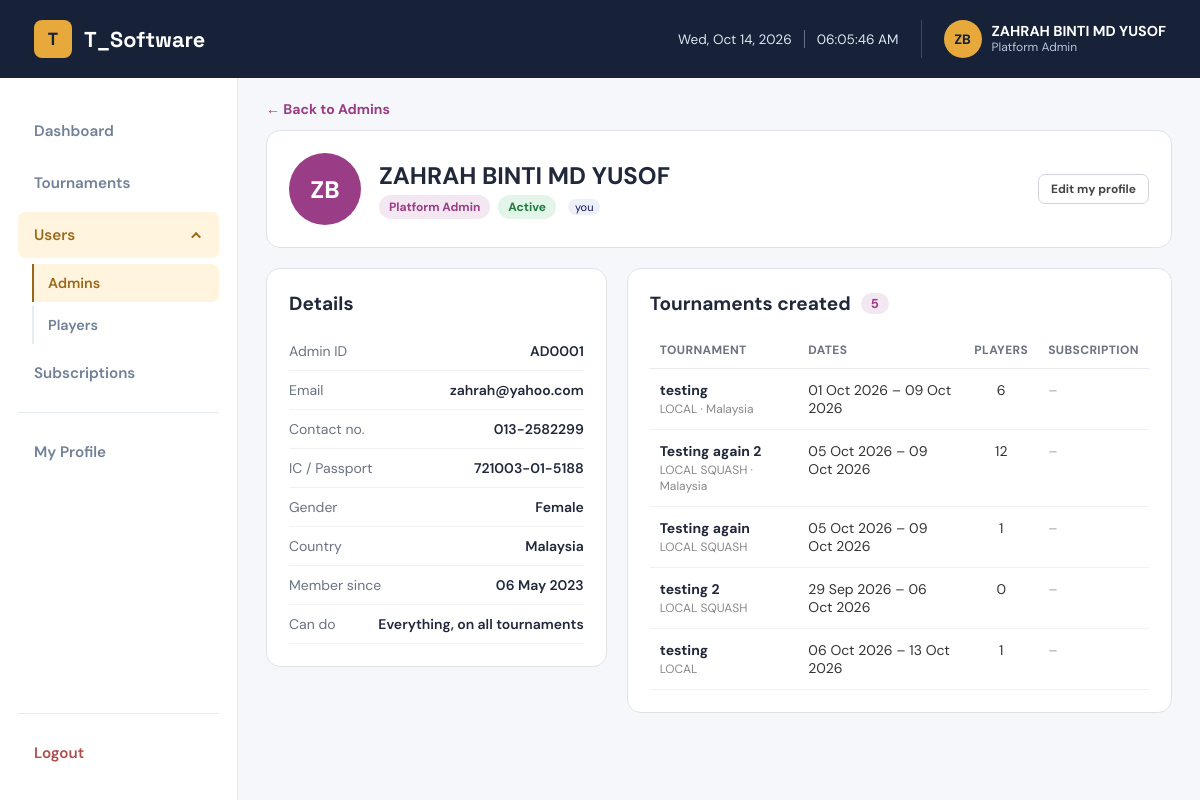
Page /admin/admin_admin_details.php?id=AD0001 (signed in) on the committed database.
### tables this page shows
CREATE TABLE `tournament` (
  `tournamentID` int(11) NOT NULL,
  `tournament_startdate` datetime NOT NULL,
  `tournament_enddate` datetime NOT NULL,
  `tournament_name` varchar(255) NOT NULL,
  `tournament_description` mediumtext NOT NULL,
  `tournament_detail_link` varchar(255) NOT NULL,
  `tournament_location` varchar(255) NOT NULL,
  `tournament_country` varchar(100) DEFAULT NULL,
  `tournament_fee` varchar(255) NOT NULL,
  `tournament_deadline` datetime NOT NULL,
  `tournament_age_cutoff` date DEFAULT NULL,
  `tournament_type` varchar(50) NOT NULL,
  `tournament_tshirt_size` varchar(255) DEFAULT NULL,
  `tournament_picture` varchar(255) DEFAULT NULL,
  `registration_field` varchar(10000) NOT NULL,
  `creatorID` varchar(255) NOT NULL
);

### admin/admin_auth.php (called while the page is built, shortened)
<?php
require_once __DIR__ . '/../db.php';
$authStmt = $conn->prepare("SELECT adminID, admin_name, admin_country, admin_profile, admin_role, admin_active FROM admins WHERE adminID = ?");
$authStmt->bind_param("s", $_SESSION['userid']);
$authStmt->execute();
$currentAdmin = $authStmt->get_result()->fetch_assoc();
$currentAdminRole = $currentAdmin['admin_role'];
function isPlatformAdmin()
{
    global $currentAdminRole;
    return $currentAdminRole === 'platform';
}
    ?>

### admin/admin_admin_details.php (the view, shortened to what this page needs)
<?php
require_once '../db.php';
require_once 'admin_auth.php';
$adminID = trim($_GET['id'] ?? '');
$stmt = $conn->prepare("SELECT * FROM admins WHERE adminID = ?");
$stmt->bind_param("s", $adminID);
$stmt->execute();
$admin = $stmt->get_result()->fetch_assoc();
$isPlatform = $admin['admin_role'] === 'platform';
$isActive = $admin['admin_active'] === 'active';
$isMe = $admin['adminID'] === $_SESSION['userid'];
$stmt = $conn->prepare("
    SELECT t.tournamentID, t.tournament_name, t.tournament_startdate, t.tournament_enddate,
           t.tournament_type, t.tournament_country,
           pp.status AS fee_status, pp.plan AS fee_plan, pp.amount AS fee_amount, pp.currency AS fee_currency,
           (SELECT COUNT(*) FROM tournament_register tr WHERE tr.tournamentID = t.tournamentID) AS players
    FROM tournament t
    LEFT JOIN tournament_platform_payments pp ON pp.tournamentID = t.tournamentID
    WHERE t.creatorID = ?
    ORDER BY t.tournamentID DESC
");
$stmt->bind_param("s", $adminID);
$stmt->execute();
$tournaments = $stmt->get_result()->fetch_all(MYSQLI_ASSOC);
function detailDate($value, $format = 'd M Y')
{
    return date($format, strtotime($value));
}
$photo = null;
$initials = strtoupper(implode('', array_map(function ($word) {
    return substr($word, 0, 1);
}, array_slice(preg_split('/\s+/', trim($admin['admin_name'])), 0, 2))));
?>
<!DOCTYPE html>
<html lang="en">
<head>
    <link rel="stylesheet" href="https://cdnjs.cloudflare.com/ajax/libs/font-awesome/7.0.1/css/all.min.css">
    <link href="./assets/style.css" rel="stylesheet" type="text/css">
    <link href="./assets/admins.css?v=<?= filemtime(__DIR__ . '/assets/admins.css') ?>" rel="stylesheet" type="text/css">
</head>
<body>
    <?php require_once 'admin_navbar.php'; ?>
    <main class="admins-page">
        <a href="admin_admins.php" class="back-link">&larr; Back to Admins</a>
        <section class="card detail-header">
            <span class="detail-avatar">
                <?php if ($photo): ?>
                    <img src="<?= htmlspecialchars($photo) ?>" alt="">
                <?php else: ?>
                    <?= htmlspecialchars($initials) ?>
                <?php endif; ?>
            </span>
            <div class="detail-title">
                <h1><?= htmlspecialchars($admin['admin_name']) ?></h1>
                <div class="detail-badges">
                    <span class="role <?= $isPlatform ? 'role-platform' : 'role-organizer' ?>">
                        <?= $isPlatform ? 'Platform Admin' : 'Tournament Organizer' ?>
                    </span>
                    <span class="status-pill <?= $isActive ? 'active' : 'inactive' ?>">
                        <?= $isActive ? 'Active' : 'Inactive' ?>
                    </span>
                    <?php if ($isMe): ?>
                        <span class="you">you</span>
                    <?php endif; ?>
                </div>
            </div>
            <div class="detail-actions">
                <?php if ($isMe): ?>
                    <a class="action-btn" href="admin_my_profile.php">Edit my profile</a>
                <?php endif; ?>
            </div>
        </section>
        <div class="detail-layout">
            <section class="card">
                <h2>Details</h2>
                <dl class="detail-list">
                    <div><dt>Admin ID</dt><dd><?= htmlspecialchars($admin['adminID']) ?></dd></div>
                    <div><dt>Email</dt><dd><?= htmlspecialchars($admin['admin_email'] ?: '-') ?></dd></div>
                    <div><dt>Contact no.</dt><dd><?= htmlspecialchars($admin['admin_contact'] ?: '-') ?></dd></div>
                    <div><dt>IC / Passport</dt><dd><?= htmlspecialchars($admin['admin_ic_passport'] ?: '-') ?></dd></div>
                    <div><dt>Gender</dt><dd><?= htmlspecialchars(ucfirst(strtolower(trim((string)$admin['admin_gender']))) ?: '-') ?></dd></div>
                    <div><dt>Country</dt><dd><?= htmlspecialchars(trim((string)$admin['admin_country']) ?: '-') ?></dd></div>
                    <div><dt>Member since</dt><dd><?= detailDate($admin['admin_register']) ?></dd></div>
                    <div>
                        <dt>Can do</dt>
                        <dd><?= $isPlatform
                            ? 'Everything, on all tournaments'
                            : 'Creates tournaments; everything on their own tournaments' ?></dd>
                    </div>
                </dl>
            </section>
            <section class="card">
                <h2>Tournaments created <span class="count"><?= count($tournaments) ?></span></h2>
                <?php if ($tournaments): ?>
                    <div class="table-wrap">
                        <table class="admins-table">
                            <thead>
                                <tr>
                                    <th>Tournament</th>
                                    <th>Dates</th>
                                    <th class="center">Players</th>
                                    <th>Subscription</th>
                                </tr>
                            </thead>
                            <tbody>
                                <?php foreach ($tournaments as $tournament): ?>
                                    <tr>
                                        <td>
                                            <a class="table-link" href="admin_each_tournament.php?id=<?= (int)$tournament['tournamentID'] ?>">
                                                <?= htmlspecialchars($tournament['tournament_name']) ?>
                                            </a>
                                            <small>
                                                <?= htmlspecialchars(strtoupper($tournament['tournament_type'])) ?>
                                                <?= trim((string)$tournament['tournament_country']) !== '' ? '&middot; ' . htmlspecialchars(trim($tournament['tournament_country'])) : '' ?>
                                            </small>
                                        </td>
                                        <td><?= detailDate($tournament['tournament_startdate']) ?> &ndash; <?= detailDate($tournament['tournament_enddate']) ?></td>
                                        <td class="center"><?= (int)$tournament['players'] ?></td>
                                        <td>
                                            <?php if ($tournament['fee_status'] === 'paid'): ?>
                                                <span class="role role-paid"><?= $tournament['fee_plan'] === 'annual' ? 'Annual plan' : 'Paid' ?></span>
                                            <?php elseif ($tournament['fee_status'] === 'unpaid'): ?>
                                                <span class="role role-unpaid">Unpaid</span>
                                                <small><?= htmlspecialchars(formatPlatformFee($tournament['fee_amount'], $tournament['fee_currency'])) ?></small>
                                            <?php else: ?>
                                                <span class="muted-dash">&ndash;</span>
                                            <?php endif; ?>
                                        </td>
                                    </tr>
                                <?php endforeach; ?>
                            </tbody>
                        </table>
                    </div>
                <?php else: ?>
                    <p class="muted-text">No tournaments created yet.</p>
                <?php endif; ?>
            </section>
        </div>
    </main>
</body>
</html>

### admin/admin_navbar.php (shortened to what this page needs)
<header class="site-header">
    <nav>
        <a class="brand" href="<?= isPlatformAdmin() ? 'admin_dashboard.php' : 'admin_index.php' ?>" aria-label="T_Software home">
            <span class="brand-mark">T</span>
            <span>T_Software</span>
        </a>
        <div class="nav-right">
            <div class="nav-datetime" aria-live="polite">
                <span id="current-date"></span>
                <span id="current-time"></span>
            </div>
            <?php
            $navName = $currentAdmin['admin_name'] ?? '';
            $navInitials = strtoupper(implode('', array_map(function ($word) {
                return substr($word, 0, 1);
            }, array_slice(preg_split('/\s+/', trim($navName)), 0, 2))));
            $navPhoto = null;
            ?>
            <a href="admin_my_profile.php" class="nav-user" title="My Profile">
                <span class="nav-avatar">
                    <?php if ($navPhoto): ?>
                        <img src="<?= htmlspecialchars($navPhoto) ?>" alt="">
                    <?php else: ?>
                        <?= htmlspecialchars($navInitials) ?>
                    <?php endif; ?>
                </span>
                <span class="nav-user-text">
                    <strong><?= htmlspecialchars($navName) ?></strong>
                    <small><?= isPlatformAdmin() ? 'Platform Admin' : 'Tournament Organizer' ?></small>
                </span>
            </a>
        </div>
    </nav>
    <aside>
        <ul>
            <?php $current_page = basename($_SERVER['PHP_SELF']); ?>
            <?php
            $tournament_pages = [
                'admin_index.php', 'admin_tournaments.php', 'admin_create_tournament.php',
                'admin_view_tournaments.php', 'admin_each_tournament.php', 'admin_seeding.php',
                'admin_draw.php', 'admin_player_tournament_registration.php', 'admin_ranking_check.php'
            ];
            ?>
            <?php if (isPlatformAdmin()): ?>
                <li><a href="admin_dashboard.php" class="<?= $current_page == 'admin_dashboard.php' ? 'active' : '' ?>">Dashboard</a></li>
            <?php endif; ?>
            <li><a href="admin_index.php" class="<?= in_array($current_page, $tournament_pages, true) ? 'active' : '' ?>"><?= isPlatformAdmin() ? 'Tournaments' : 'My Tournaments' ?></a></li>
            <?php if (isPlatformAdmin()): ?>
                <?php
                $player_pages = ['admin_player_lists.php', 'admin_player_create.php'];
                $admin_pages = ['admin_admins.php', 'admin_add_admin.php', 'admin_admin_details.php'];
                $users_open = in_array($current_page, $admin_pages, true) || in_array($current_page, $player_pages, true);
                ?>
                <li class="has-submenu <?= $users_open ? 'open' : '' ?>">
                    <button type="button" class="submenu-toggle <?= $users_open ? 'active' : '' ?>"
                            aria-expanded="<?= $users_open ? 'true' : 'false' ?>" aria-controls="usersMenu">
                        Users
                        <span class="chevron" aria-hidden="true"></span>
                    </button>
                    <ul class="submenu" id="usersMenu">
                        <li><a href="admin_admins.php" class="<?= in_array($current_page, $admin_pages, true) ? 'active' : '' ?>">Admins</a></li>
                        <li><a href="admin_player_lists.php" class="<?= in_array($current_page, $player_pages, true) ? 'active' : '' ?>">Players</a></li>
                    </ul>
                </li>
                <li><a href="admin_subscriptions.php" class="<?= $current_page == 'admin_subscriptions.php' ? 'active' : '' ?>">Subscriptions</a></li>
            <?php else: ?>
                <li><a href="admin_my_subscription.php" class="<?= in_array($current_page, ['admin_my_subscription.php', 'admin_platform_payment.php'], true) ? 'active' : '' ?>">My Subscription</a></li>
            <?php endif; ?>
            <li class="menu-divider"><a href="admin_my_profile.php" class="<?= $current_page == 'admin_my_profile.php' ? 'active' : '' ?>">My Profile</a></li>
        </ul>
        <div class="logout-section">
            <a href="../logout.php" class="logout-btn">Logout</a>
        </div>
    </aside>
</header>

### rows in the picture
tournament: tournament_name "testing", tournament_type "LOCAL", tournament_country "Malaysia", tournament_startdate "01 Oct 2026", tournament_enddate "09 Oct 2026", players "6"
tournament: tournament_name "Testing again 2", tournament_type "LOCAL SQUASH", tournament_country "Malaysia", tournament_startdate "05 Oct 2026", tournament_enddate "09 Oct 2026", players "12"
tournament: tournament_name "Testing again", tournament_type "LOCAL SQUASH", tournament_startdate "05 Oct 2026", tournament_enddate "09 Oct 2026", players "1"
tournament: tournament_name "testing 2", tournament_type "LOCAL SQUASH", tournament_startdate "29 Sep 2026", tournament_enddate "06 Oct 2026", players "0"
tournament: tournament_name "testing", tournament_type "LOCAL", tournament_startdate "06 Oct 2026", tournament_enddate "13 Oct 2026", players "1"

### other values in the picture
$navInitials "ZB"
$navName "ZAHRAH BINTI MD YUSOF"
$initials "ZB"
$admin['admin_name'] "ZAHRAH BINTI MD YUSOF"
$admin['adminID'] "AD0001"
$admin['admin_email'] ?: '-' "zahrah@yahoo.com"
$admin['admin_contact'] ?: '-' "013-2582299"
$admin['admin_ic_passport'] ?: '-' "721003-01-5188"
ucfirst(strtolower(trim((string)$admin['admin_gender']))) ?: '-' "Female"
trim((string)$admin['admin_country']) ?: '-' "Malaysia"
detailDate($admin['admin_register']) "06 May 2023"
count($tournaments) "5"
